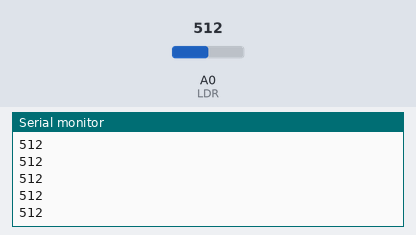
This sketch was run on a simulated Arduino Uno, built with avr-gcc and run on an emulated ATmega328P. On the bench: the last lines printed to the serial monitor. Inputs (shaded band) come from the test bench; at power-on: A0 (LDR) = 512.

Above: at 1.2 s.
1.3 s: A0 (LDR) set to 716
At 1.31 s:
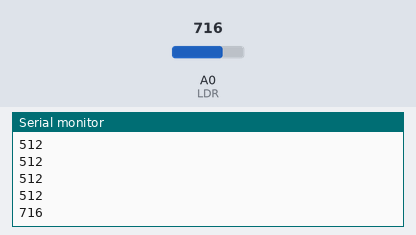
2.8 s: A0 (LDR) set to 900
At 2.81 s:
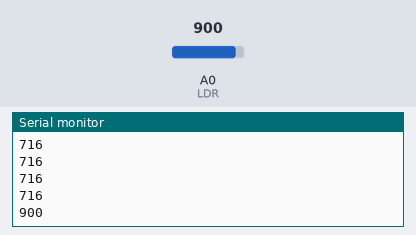
Timing chart, 0 to 5.8 s (numbered marks = the images above; inputs shaded):
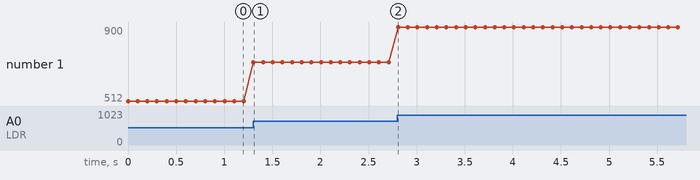

Measured:
- after the input at 1.3 s, the serial monitor: prints a new line at once (image 1)
- after the input at 2.8 s, the serial monitor: prints a new line at once (image 2)
- plotted number 1: 512 → 716 after the input at 1.3 s, 716 → 900 after the input at 2.8 s

The sketch:

serial-ldr.ino
```cpp
/*
    Serial comms - print LDR value

    Connects to a serial port and prints the value from a light-dependent resistor (LDR)

    The circuit:
    * Input - LDR conencted to analog pin #0

    Created NOV 2017
    By Dan Booth
*/

const int LDR = 0;          // pin for the LDR
const int BAUD_RATE = 9600; // comms speed
const int DELAY = 100;      // delay after the LDR value is printed
int sensorVal = 0;  // variable used to store the value coming from the sensor

void setup() {
    // open a serial port
    Serial.begin(BAUD_RATE);
}

void loop() {
    sensorVal = analogRead(LDR); // get the value from the sensor
    Serial.println(sensorVal); // print the sensor value
    delay(DELAY); // delay sendint too frequently
}
```
